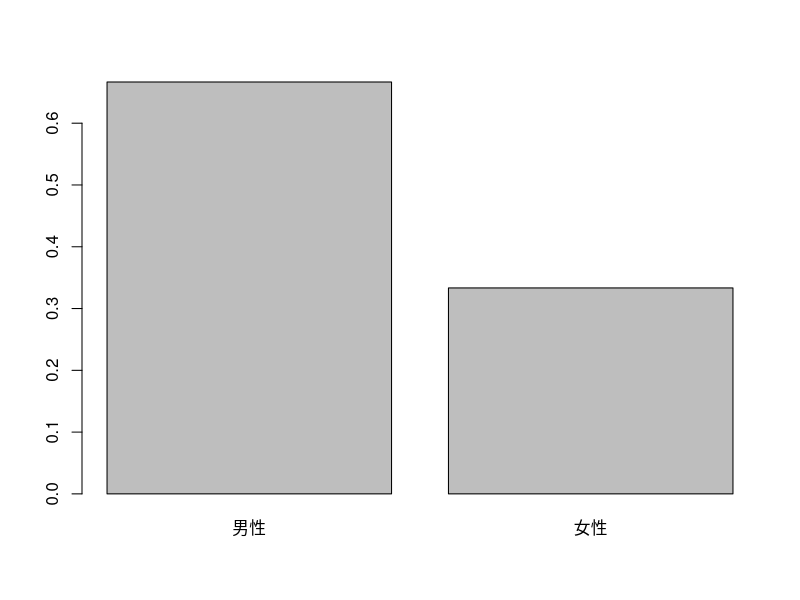
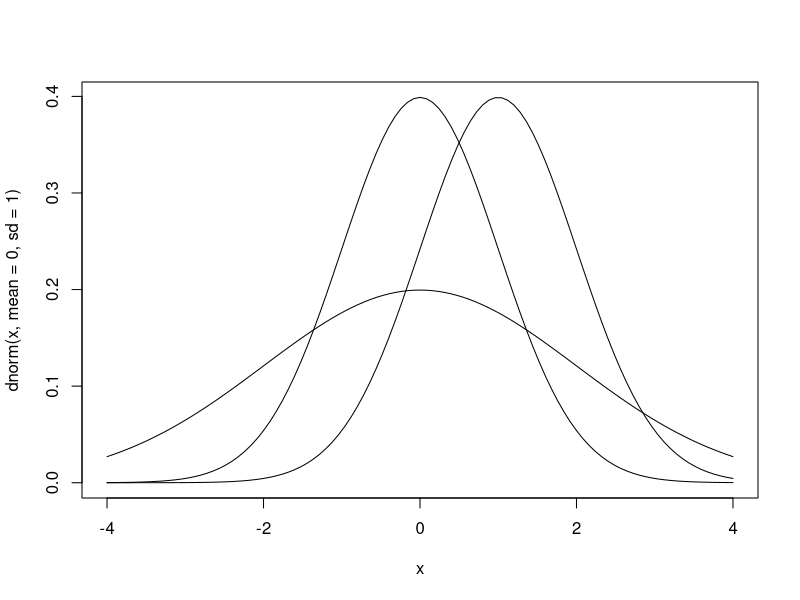
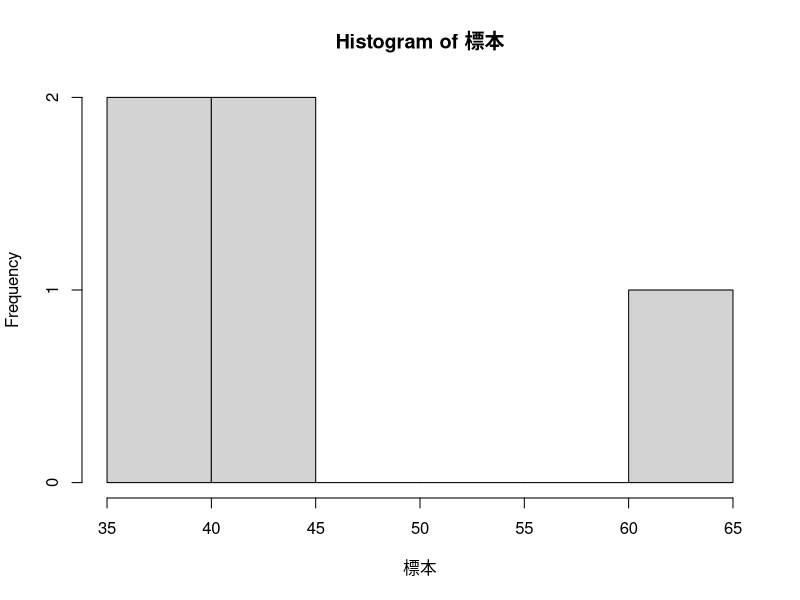
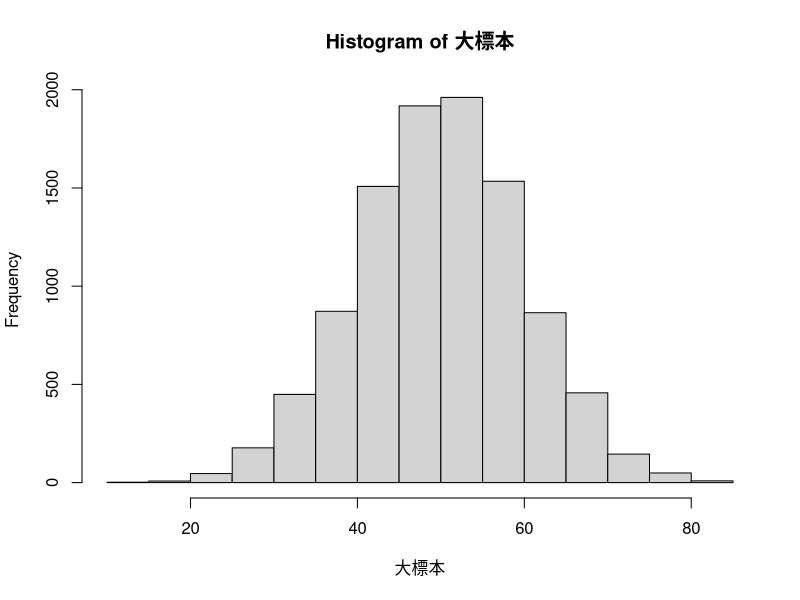
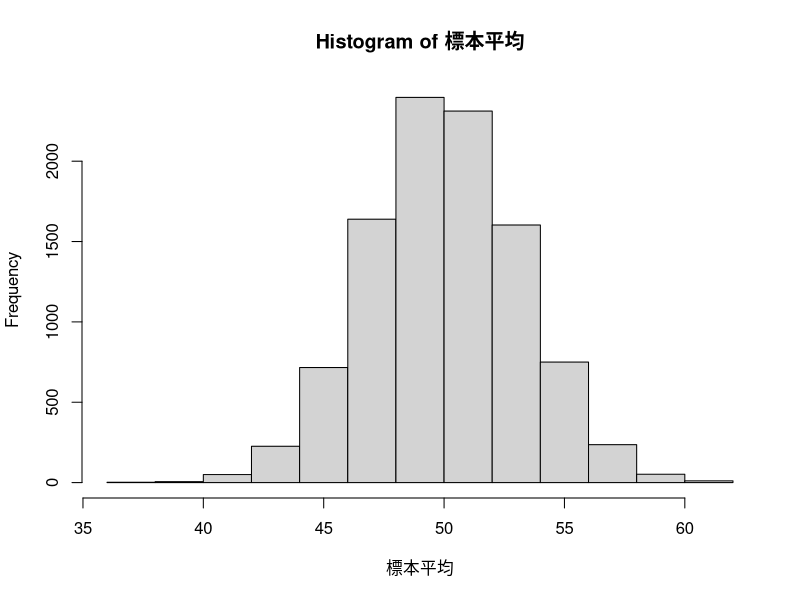
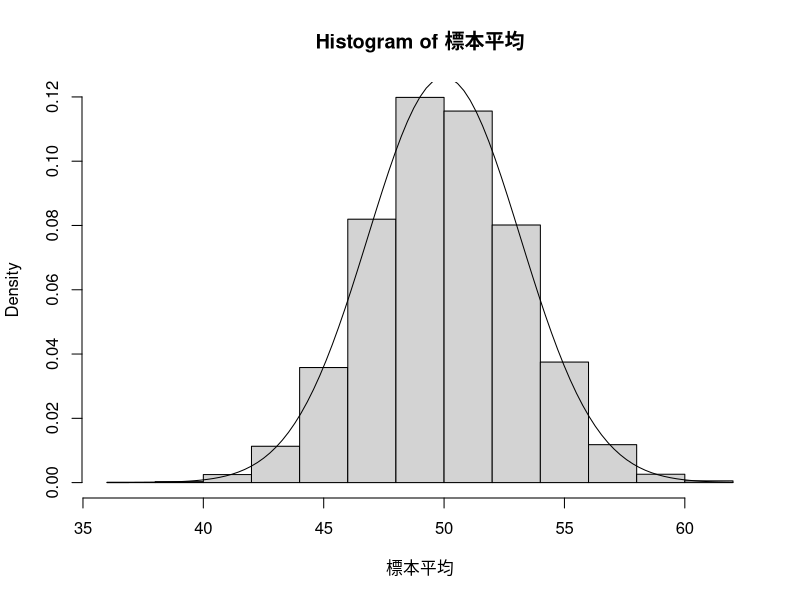
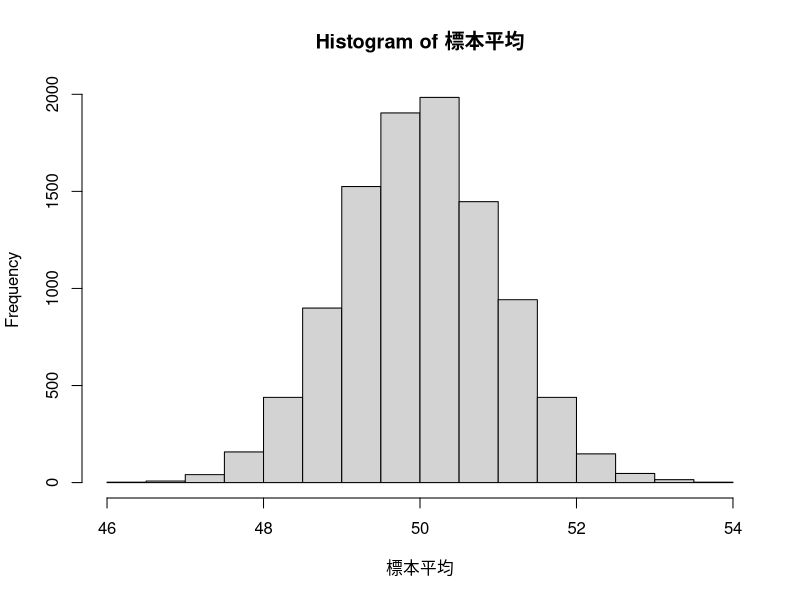
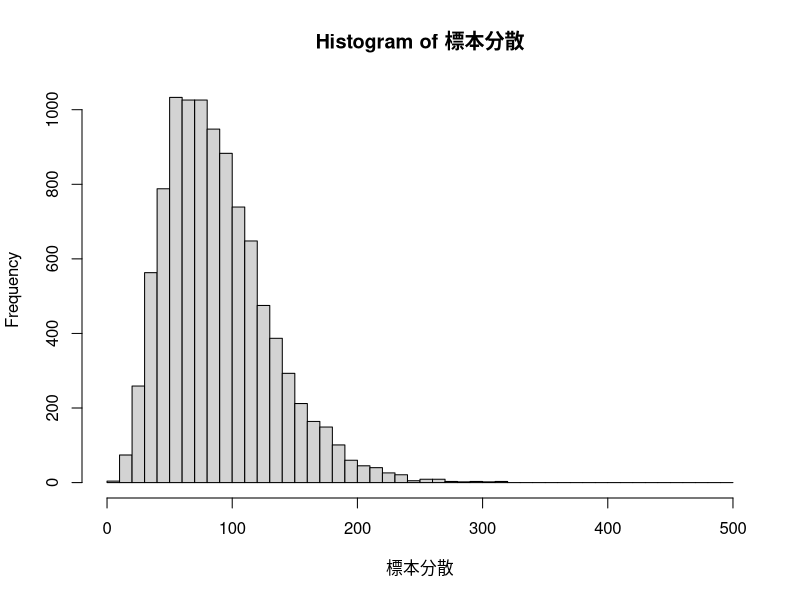

Recreate these plots in R, in order.
# 4.3.1 点推定の手順 ------------------------------------------------------------

身長 <- c(165.2, 175.9, 161.7, 174.2, 172.1, 163.3, 170.9, 170.6, 168.4, 171.3)
mean(身長)


# 4.3.2 推定量と推定値 -----------------------------------------------------------

var(身長)


# 4.4.3 確率分布 --------------------------------------------------------------

サイコロ6 <- ceiling(runif(n=6, min=0, max=6))
table(サイコロ6)

サイコロ600万 <- ceiling(runif(n=6000000, min=0, max=6))
table(サイコロ600万)


# 4.4.4 母集団分布 -------------------------------------------------------------

barplot(c(2/3, 1/3), names.arg=c("男性", "女性"))


# 4.4.5 正規分布 --------------------------------------------------------------

curve(dnorm(x, mean=0, sd=1), from=-4, to=4)
curve(dnorm(x, mean=1, sd=1), add=TRUE)
curve(dnorm(x, mean=0, sd=2), add=TRUE)


# 4.4.7 正規分布から単純無作為抽出を行う --------------------------------------------------

標本 <- rnorm(n=5, mean=50, sd=10)
print(標本)
hist(標本)

大標本 <- rnorm(n=10000, mean=50, sd=10)
hist(大標本)


# 4.5.3 正規母集団の母平均の推定 ------------------------------------------------------

標本 <- rnorm(n=10,mean=50, sd=10)
print(mean(標本))


# 4.5.4 標本分布を求める ----------------------------------------------------------

標本平均 <- numeric(length=10000) #推定値を格納する場所を予約
print(標本平均)

for(i in 1:10000){
  標本 <- rnorm(n=10, mean=50, sd=10)
  標本平均[i] <- mean(標本)
}

hist(標本平均)

誤差絶対値5以下 <- ifelse(abs(標本平均-50)<= 5, 1, 0)
table(誤差絶対値5以下)

mean(標本平均)
var(標本平均)

hist(標本平均, freq=FALSE)
curve(dnorm(x, mean=50, sd=sqrt(10)), add=TRUE)



# 4.5.6 標準誤差 --------------------------------------------------------------

標本平均 <- numeric(length=10000)

for(i in 1:10000){
  標本 <- rnorm(n=100, mean=50, sd=10)
  標本平均[i] <- mean(標本)
}

var(標本平均)

hist(標本平均)


# 4.6.1 標本分散と不偏分散の標本分布 ----------------------------------------------------

標本分散 <- numeric(length=10000)
不偏分散 <- numeric(length=10000)

for(i in 1:10000){
  標本 <- rnorm(n=10, mean=50, sd=10)
  
  標本分散[i] <- mean((標本 - mean(標本))^2)
  不偏分散[i] <- var(標本)
}

mean(標本分散)
mean(不偏分散)

sd(標本分散)
sd(不偏分散)

hist(標本分散, breaks=seq(0, 500, 10))
hist(不偏分散, breaks=seq(0, 500, 10))

標本分散誤差100以上 <- ifelse(標本分散>200, 1, 0)
不偏分散誤差100以上 <- ifelse(不偏分散>200, 1, 0)

table(標本分散誤差100以上)
table(不偏分散誤差100以上)


mean(sqrt(不偏分散))


# 4.6.2 中央値の標本分布 ----------------------------------------------------------

標本平均 <- numeric(length=10000)
標本中央値 <- numeric(length=10000)

for(i in 1:10000){
  標本 <- rnorm(n=10, mean=50, sd=10)
  
  標本平均[i] <- mean(標本)
  標本中央値[i] <- median(標本)
}

mean(標本平均)
mean(標本中央値)

sd(標本平均)
sd(標本中央値)



# 練習問題 --------------------------------------------------------------------

#(1)
sample_dist <- numeric(length=5000)

for(i in 1:5000){
  sample <- rnorm(n=20, mean=50, sd=10)
  sample_dist[i] <- mean(sample)
}

hist(sample_dist, freq=FALSE)
curve(dnorm(x, mean=50, sd=sqrt(100/20)), add=TRUE)

#(2)

curve(dnorm(x, sd=sqrt(1/25)), -3, 3)
curve(dnorm(x, sd=sqrt(1/16)), -3, 3, add=TRUE)
curve(dnorm(x, sd=sqrt(1/9)), -3, 3, add=TRUE)
curve(dnorm(x, sd=sqrt(1/4)), -3, 3, add=TRUE)
curve(dnorm(x, sd=sqrt(1/1)), -3, 3, add=TRUE)
